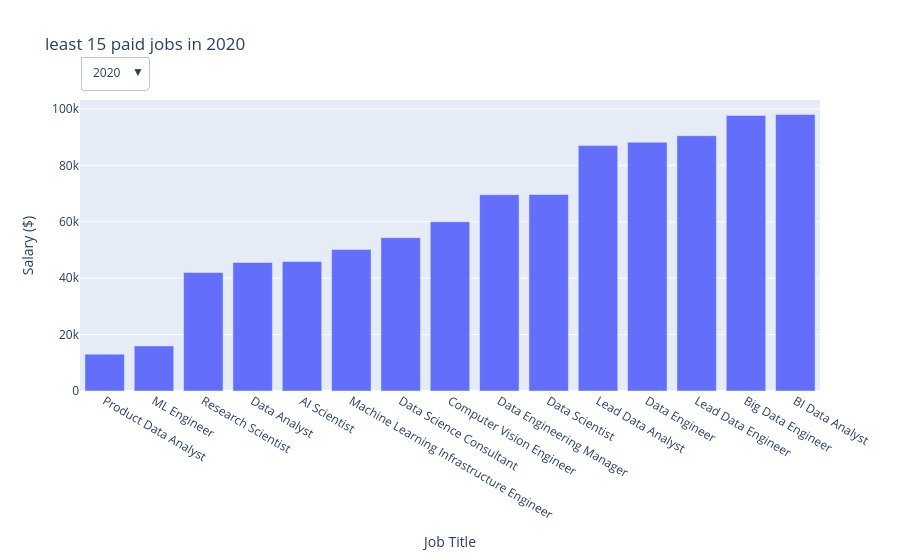

Notebook source saved alongside this figure:
### Code cell
#mean Salary For Each Job
fig1 = go.Figure()
# IN big drawing Confirmed
fig1.add_trace(go.Scatter( x = temp['job_title'], y = temp['salary_in_usd'],
                         name = "Confirmed",
                         line_color = 'deepskyblue',
                         opacity = 0.8               #gana line
                        ))

fig1.update_layout(title_text = 'Mean Salary For Each Job')
fig.show()

### Figure 1 — Plotly figure (JSON) as saved in the notebook; plotly's stock layout.template omitted (floating-point values rounded to 4 significant figures)
{"data": [{"name": "2020", "type": "bar", "visible": true, "x": ["Product Data Analyst", "ML Engineer", "Research Scientist", "Data Analyst", "AI Scientist", "Machine Learning Infrastructure Engineer", "Data Science Consultant", "Computer Vision Engineer", "Data Engineering Manager", "Data Scientist", "Lead Data Analyst", "Data Engineer", "Lead Data Engineer", "Big Data Engineer", "BI Data Analyst"], "y": [13040.0, 15970.0, 42000.0, 45550.0, 45900.0, 50180.0, 54350.0, 60000.0, 69570.0, 69670.0, 87000.0, 88160.0, 90500.0, 97690.0, 98000.0]}, {"name": "2021", "type": "bar", "visible": false, "x": ["3D Computer Vision Researcher", "Computer Vision Engineer", "AI Scientist", "Big Data Engineer", "Applied Machine Learning Scientist", "Lead Data Scientist", "Business Data Analyst", "Finance Data Analyst", "BI Data Analyst", "Data Scientist", "Machine Learning Engineer", "Data Science Consultant", "Data Analyst", "Data Analytics Engineer", "Applied Data Scientist"], "y": [5409.0, 23840.0, 24260.0, 24540.0, 38400.0, 40570.0, 59100.0, 61900.0, 70110.0, 70670.0, 74610.0, 75450.0, 79510.0, 79730.0, 82140.0]}, {"name": "2022", "type": "bar", "visible": false, "x": ["Data Analytics Engineer", "ML Engineer", "NLP Engineer", "Business Data Analyst", "Applied Machine Learning Scientist", "ETL Developer", "Machine Learning Infrastructure Engineer", "Data Science Engineer", "Computer Vision Engineer", "Principal Data Analyst", "Machine Learning Developer", "Head of Machine Learning", "Lead Machine Learning Engineer", "Financial Data Analyst", "Data Analyst"], "y": [20000.0, 21980.0, 37240.0, 44680.0, 53440.0, 54960.0, 58260.0, 60000.0, 67500.0, 75000.0, 78790.0, 79040.0, 87930.0, 100000.0, 100600.0]}], "layout": {"title": {"text": "least 15 paid jobs in 2020"}, "updatemenus": [{"active": 0, "buttons": [{"args": [{"visible": [true, false, false]}, {"title": "least 15 paid jobs in 2020"}], "label": "2020", "method": "update"}, {"args": [{"visible": [false, true, false]}, {"title": "least 15 paid jobs in 2021"}], "label": "2021", "method": "update"}, {"args": [{"visible": [false, false, true]}, {"title": "least 15 paid jobs in 2022"}], "label": "2022", "method": "update"}], "x": 0, "xanchor": "left", "y": 1.15, "yanchor": "top"}], "xaxis": {"title": {"text": "Job Title"}}, "yaxis": {"title": {"text": "Salary ($)"}}}}
